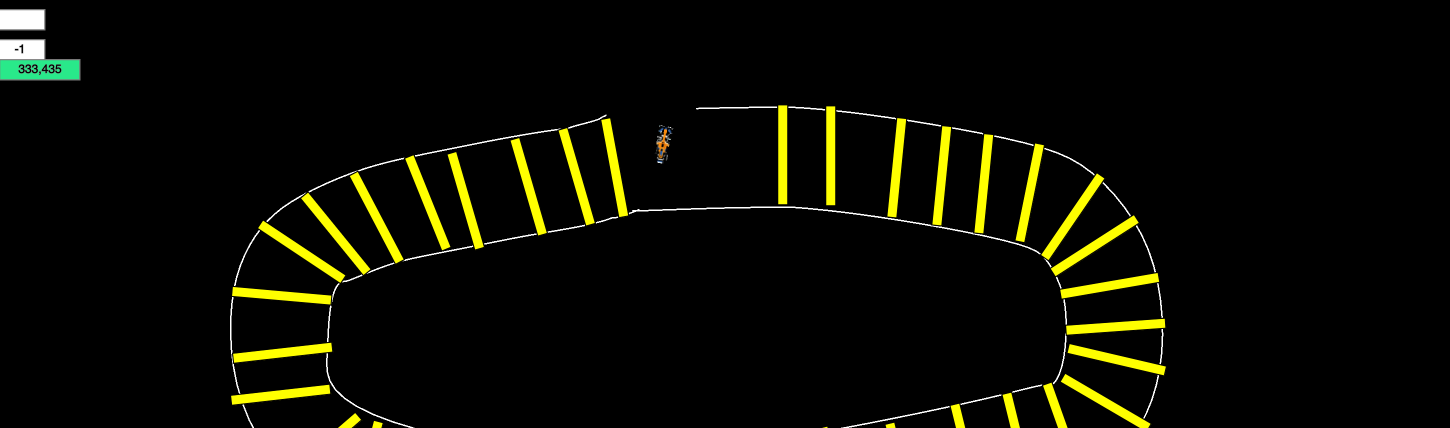
#> input picture p5/screenshot.png, 2900 x 856 px (shown at 1/2 size)
$ python test.py
#> lines starting #> are read from the running program, lines starting #| are printed output that depends on the picture
import cv2
import numpy as np
import pandas as pd

if __name__ == '__main__':
    img = cv2.imread('screenshot.png')
#> img is the input picture: shape (856, 2900, 3); mean B, G, R 2.4, 11.5, 11.2
    img = cv2.cvtColor(img, cv2.COLOR_BGR2GRAY)
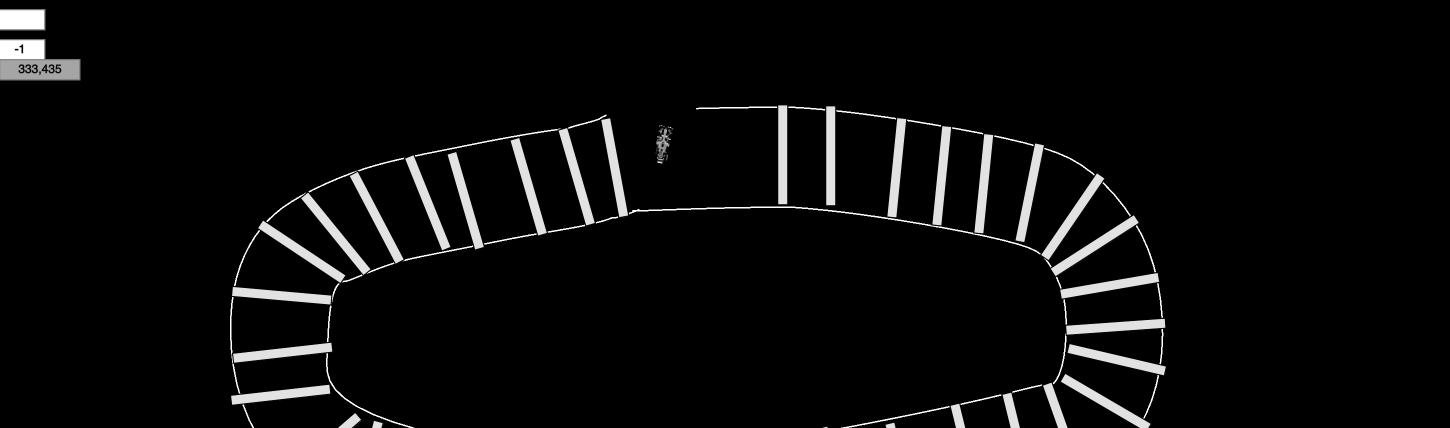
#> img: shape (856, 2900) (shown at 1/2 size); min 0, max 255, mean 10.4
    startPos = [625,92]
    img = img[max(0,startPos[1]*2-300):min(300+startPos[1]*2,img.shape[1]),max(0,startPos[0]*2-300):min(300+startPos[0]*2,img.shape[0])]
#> img = empty array
    if(img.shape[0]<600 or img.shape[1]<600):
        new_img = np.zeros((600,600))
        start_x = (600 - img.shape[0]) // 2
#> start_x = 58
        start_y = (600 - img.shape[1]) // 2
#> start_y = 300
        new_img[start_x:start_x + img.shape[0],start_y:start_y + img.shape[1]] = img
#> new_img: shape (600, 600) float64; every value is 0
        cv2.imwrite('screenshot.png',new_img)
        print(img.shape)
#| (484, 0)
    else:
        cv2.imwrite('screenshot.png',img)
        print(img.shape)
